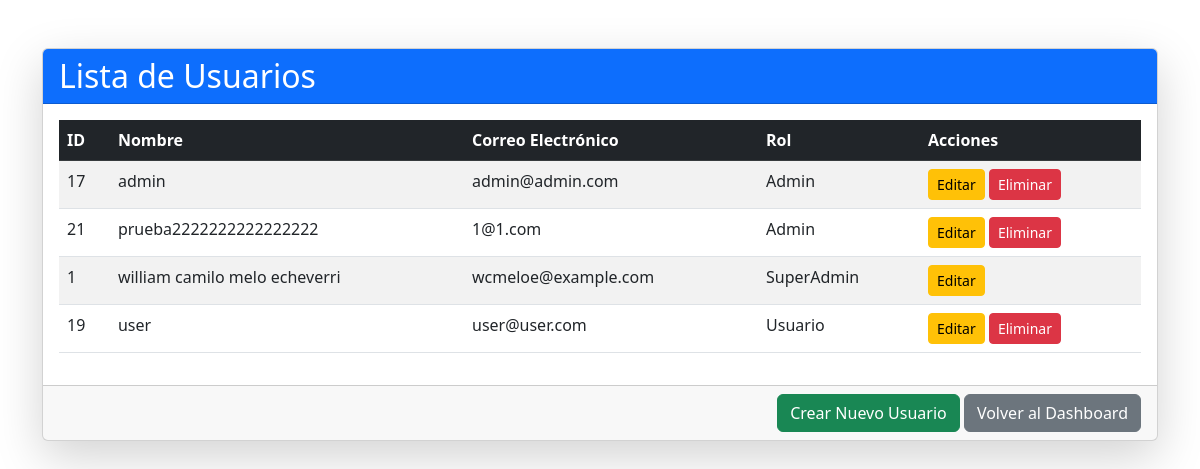
The page /views/user_list.php (signed in) on the database its author committed.
### tables this page shows
CREATE TABLE `user` (
  `id` int(11) NOT NULL,
  `name` varchar(100) NOT NULL,
  `email` varchar(100) NOT NULL,
  `password` varchar(255) NOT NULL,
  `role_id` int(11) DEFAULT NULL
);

### core/Auth.php (called while the page is built, shortened)
<?php
require_once(__DIR__ . '/../models/User.php');
class Auth {
    public static function check() {
        return isset($_SESSION['user_id']) && isset($_SESSION['role_id']);
    }
    public static function getUser() {
        if (self::check()) {
            return User::findById($_SESSION['user_id']);
        }
        return null;
    }
    public static function hasRole($role) {
        $user = self::getUser();
        return ($user->role_id == $role);
    }
}

### models/User.php (called while the page is built, shortened)
<?php
require_once(__DIR__ . '/../core/Auth.php');
class User {
public static function findById($id) {
    $db = Database::getConnection();
    $stmt = $db->prepare('SELECT u.*, r.role_name FROM user u JOIN roles r ON u.role_id = r.id WHERE u.id = ?');
    $stmt->bind_param('i', $id);
    $stmt->execute();
    $result = $stmt->get_result();
    return $result->fetch_object(self::class);
}
    public static function getAll() {
        $db = Database::getConnection();
        if (Auth::hasRole(1) || Auth::hasRole(2)) {
            $stmt = $db->prepare('SELECT u.id, u.name, u.email, u.role_id, r.role_name FROM user u JOIN roles r ON u.role_id = r.id');
            $stmt->execute();
            $result = $stmt->get_result();
            return $result->fetch_all(MYSQLI_ASSOC);
        }
        return [];
    }
}
?>

### views/user_list.php (the view, shortened to what this page needs)
<?php
require_once('../core/Auth.php');
require_once('../models/User.php');
$user = Auth::getUser();
$users = User::getAll();
?>
<!DOCTYPE html>
<html lang="es">
<head>
    <link href="https://cdn.jsdelivr.net/npm/bootstrap@5.3.0-alpha1/dist/css/bootstrap.min.css" rel="stylesheet">
</head>
<body>
    <div class="container mt-5">
        <div class="card shadow-lg">
            <div class="card-header bg-primary text-white">
                <h2 class="mb-0">Lista de Usuarios</h2>
            </div>
            <div class="card-body">
                <?php if ($users && count($users) > 0): ?>
                    <div class="table-responsive">
                        <table class="table table-striped table-hover">
                            <thead class="table-dark">
                                <tr>
                                    <th>ID</th>
                                    <th>Nombre</th>
                                    <th>Correo Electrónico</th>
                                    <th>Rol</th>
                                    <th>Acciones</th>
                                </tr>
                            </thead>
                            <tbody>
                                <?php foreach ($users as $user): ?>
                                    <tr>
                                        <td><?= htmlspecialchars($user['id']); ?></td>
                                        <td><?= htmlspecialchars($user['name']); ?></td>
                                        <td><?= htmlspecialchars($user['email']); ?></td>
                                        <td>
                                            <?= $user['role_id'] == 1 ? 'SuperAdmin' : ($user['role_id'] == 2 ? 'Admin' : 'Usuario'); ?>
                                        </td>
                                        <td>
                                            <a href="user_edit.php?id=<?= $user['id']; ?>" class="btn btn-warning btn-sm">Editar</a>
                                            <?php if ($user['role_id'] != 1): ?>
                                                <a href="user_delete.php?id=<?= $user['id']; ?>" class="btn btn-danger btn-sm" onclick="return confirm('¿Estás seguro de que deseas eliminar este usuario?')">Eliminar</a>
                                            <?php endif; ?>
                                        </td>
                                    </tr>
                                <?php endforeach; ?>
                            </tbody>
                        </table>
                    </div>
                <?php else: ?>
                    <p class="text-center">No hay usuarios registrados.</p>
                <?php endif; ?>
            </div>
            <div class="card-footer text-end">
                <a href="user_create.php" class="btn btn-success">Crear Nuevo Usuario</a>
                <a href="../public/dashboard.php" class="btn btn-secondary">Volver al Dashboard</a>
            </div>
        </div>
    </div>
</body>
</html>

### rows shown on the page
user: id "17", name "admin", email "admin@admin.com", shows "Admin"
user: id "21", name "prueba2222222222222222", email "1@1.com", shows "Admin"
user: id "1", name "william camilo melo echeverri", email "wcmeloe@example.com", shows "SuperAdmin"
user: id "19", name "user", email "user@user.com", shows "Usuario"
